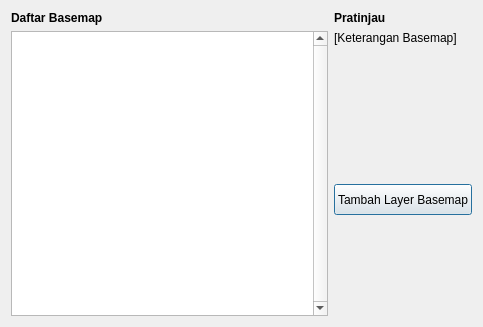
<?xml version="1.0" encoding="UTF-8"?>
<ui version="4.0">
 <class>DialogBasemap</class>
 <widget class="QDialog" name="DialogBasemap">
  <property name="geometry">
   <rect>
    <x>0</x>
    <y>0</y>
    <width>483</width>
    <height>327</height>
   </rect>
  </property>
  <property name="windowTitle">
   <string>Pemilihan Basemap</string>
  </property>
  <layout class="QGridLayout" name="gridLayout">
   <item row="0" column="0">
    <layout class="QVBoxLayout" name="verticalLayout">
     <item>
      <widget class="QLabel" name="label">
       <property name="font">
        <font>
         <weight>75</weight>
         <bold>true</bold>
        </font>
       </property>
       <property name="text">
        <string>Daftar Basemap</string>
       </property>
      </widget>
     </item>
     <item>
      <widget class="QListView" name="daftarBasemap">
       <property name="verticalScrollBarPolicy">
        <enum>Qt::ScrollBarAlwaysOn</enum>
       </property>
       <property name="selectionMode">
        <enum>QAbstractItemView::ExtendedSelection</enum>
       </property>
      </widget>
     </item>
    </layout>
   </item>
   <item row="0" column="1">
    <layout class="QVBoxLayout" name="verticalLayout_3">
     <item>
      <widget class="QLabel" name="label_3">
       <property name="font">
        <font>
         <weight>75</weight>
         <bold>true</bold>
        </font>
       </property>
       <property name="text">
        <string>Pratinjau</string>
       </property>
      </widget>
     </item>
     <item>
      <widget class="QLabel" name="labelBasemap">
       <property name="font">
        <font>
         <weight>50</weight>
         <bold>false</bold>
        </font>
       </property>
       <property name="text">
        <string>[Keterangan Basemap]</string>
       </property>
      </widget>
     </item>
     <item>
      <spacer name="verticalSpacer">
       <property name="orientation">
        <enum>Qt::Vertical</enum>
       </property>
       <property name="sizeHint" stdset="0">
        <size>
         <width>20</width>
         <height>40</height>
        </size>
       </property>
      </spacer>
     </item>
     <item>
      <layout class="QVBoxLayout" name="verticalLayout_2">
       <item>
        <widget class="QPushButton" name="buttonTambahLayer">
         <property name="sizePolicy">
          <sizepolicy hsizetype="Minimum" vsizetype="Fixed">
           <horstretch>0</horstretch>
           <verstretch>0</verstretch>
          </sizepolicy>
         </property>
         <property name="minimumSize">
          <size>
           <width>0</width>
           <height>31</height>
          </size>
         </property>
         <property name="text">
          <string>Tambah Layer Basemap</string>
         </property>
        </widget>
       </item>
       <item>
        <spacer name="verticalSpacer_2">
         <property name="orientation">
          <enum>Qt::Vertical</enum>
         </property>
         <property name="sizeHint" stdset="0">
          <size>
           <width>20</width>
           <height>40</height>
          </size>
         </property>
        </spacer>
       </item>
      </layout>
     </item>
    </layout>
   </item>
  </layout>
 </widget>
 <resources/>
 <connections/>
</ui>
